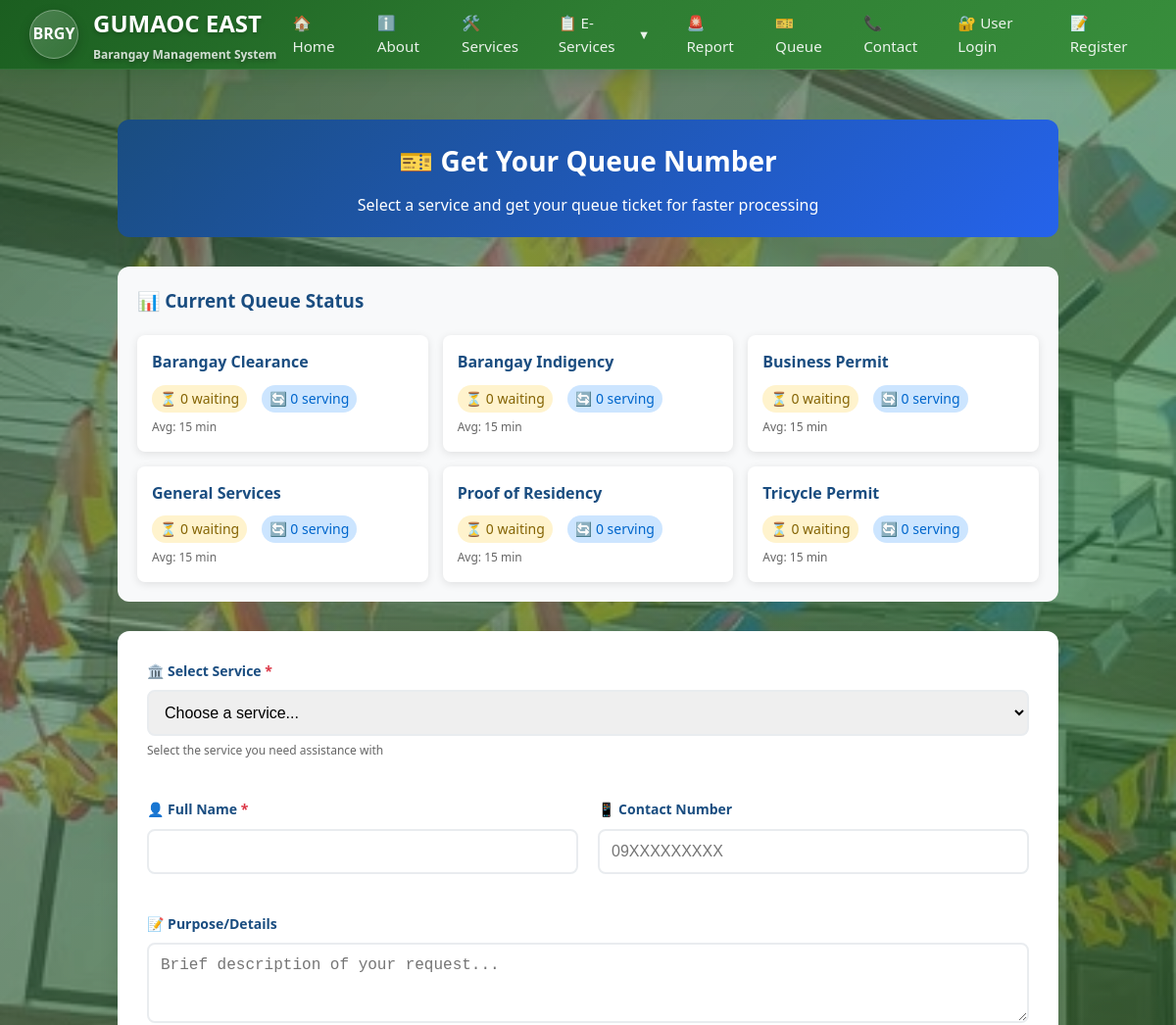
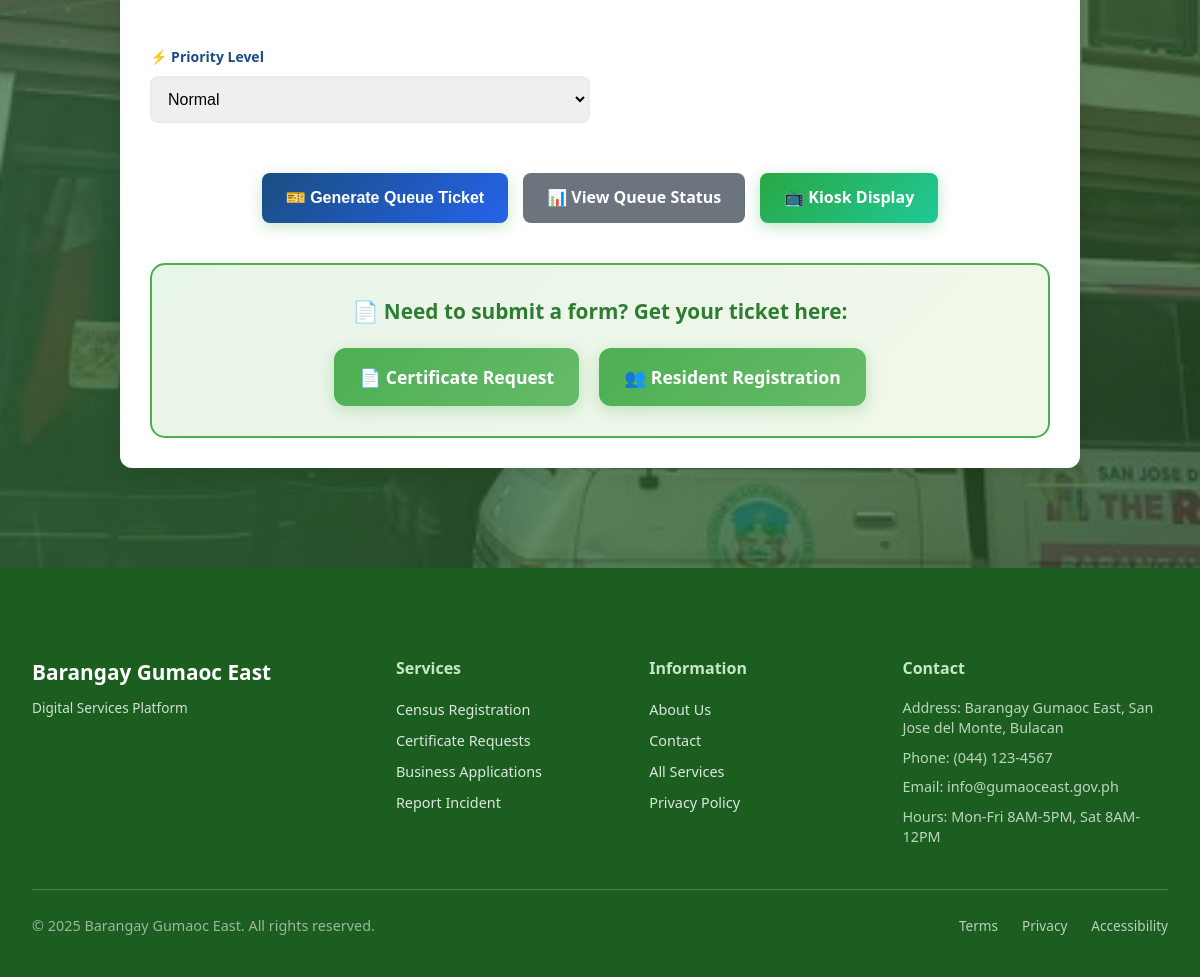
The app's page /pages/queue-ticket.php with its own data (2 pictures, top to bottom).
### tables this page shows
CREATE TABLE `queue_services` (
  `id` int(11) NOT NULL,
  `service_name` varchar(100) NOT NULL,
  `service_code` varchar(10) NOT NULL,
  `description` text DEFAULT NULL,
  `estimated_time` int(11) DEFAULT 15 COMMENT 'Estimated time in minutes',
  `max_daily_capacity` int(11) DEFAULT 50,
  `is_active` tinyint(1) DEFAULT 1,
  `created_at` timestamp NOT NULL DEFAULT current_timestamp(),
  `updated_at` timestamp NOT NULL DEFAULT current_timestamp() ON UPDATE current_timestamp()
);

### includes/QueueManager.php (called while the page is built, shortened)
<?php
class QueueManager {
    private $pdo;
    public function __construct($pdo) {
        $this->pdo = $pdo;
    }
    public function getQueueStatus() {
        $stmt = $this->pdo->prepare("
            SELECT
                qs.id,
                qs.service_name,
                qs.service_code,
                qs.estimated_time,
                COUNT(CASE WHEN qt.status = 'waiting' THEN 1 END) as waiting_count,
                COUNT(CASE WHEN qt.status = 'serving' THEN 1 END) as serving_count,
                COUNT(CASE WHEN qt.status = 'completed' THEN 1 END) as completed_count,
                AVG(CASE WHEN qt.status = 'completed' AND qt.served_at IS NOT NULL AND qt.completed_at IS NOT NULL
                    THEN TIMESTAMPDIFF(MINUTE, qt.served_at, qt.completed_at) END) as avg_service_time
            FROM queue_services qs
            LEFT JOIN queue_tickets qt ON qs.id = qt.service_id AND DATE(qt.created_at) = CURDATE()
            WHERE qs.is_active = 1
            GROUP BY qs.id, qs.service_name, qs.service_code, qs.estimated_time
            ORDER BY qs.service_name
        ");
        $stmt->execute();
        return $stmt->fetchAll();
    }
}
?>

### pages/queue-ticket.php (the view, shortened to what this page needs)
<?php
include '../includes/header.php';
include '../includes/db_connect.php';
include '../includes/QueueManager.php';
$queueManager = new QueueManager($pdo);
$ticket_data = null;
$queue_status = $queueManager->getQueueStatus();
?>
<div class="container">
    <section class="queue-section">
        <?php if ($ticket_data): ?>
        <div class="ticket-generated">
            <div class="ticket-card">
                <div class="ticket-header">
                    <h2>🎫 Your Queue Ticket</h2>
                    <div class="ticket-number"><?php echo htmlspecialchars($ticket_data['ticket_number']); ?></div>
                </div>
                <div class="ticket-body">
                    <div class="ticket-info">
                        <p><strong>Queue Position:</strong> #<?php echo $ticket_data['queue_position']; ?></p>
                        <p><strong>Estimated Time:</strong> <?php echo $ticket_data['estimated_time']; ?></p>
                        <p><strong>Date:</strong> <?php echo date('F j, Y'); ?></p>
                    </div>
                    <div class="ticket-instructions">
                        <h4>📋 Instructions:</h4>
                        <ul>
                            <li>Keep this ticket number safe</li>
                            <li>Monitor the display board for your number</li>
                            <li>Present this ticket when called</li>
                            <li>Arrive 5 minutes before your estimated time</li>
                        </ul>
                    </div>
                </div>
                <div class="ticket-actions">
                    <button onclick="window.print()" class="btn btn-primary">🖨️ Print Ticket</button>
                    <a href="queue-status.php" class="btn btn-secondary">📊 View Queue Status</a>
                    <a href="queue-ticket.php" class="btn btn-secondary">➕ New Ticket</a>
                </div>
            </div>
        </div>
        <?php else: ?>
        <div class="queue-form-section">
            <div class="queue-header">
                <h2>🎫 Get Your Queue Number</h2>
                <p>Select a service and get your queue ticket for faster processing</p>
            </div>
            <div class="queue-status-display">
                <h3>📊 Current Queue Status</h3>
                <div class="status-grid">
                    <?php foreach ($queue_status as $status): ?>
                    <div class="status-card">
                        <div class="service-name"><?php echo htmlspecialchars($status['service_name']); ?></div>
                        <div class="status-stats">
                            <span class="waiting">⏳ <?php echo $status['waiting_count']; ?> waiting</span>
                            <span class="serving">🔄 <?php echo $status['serving_count']; ?> serving</span>
                        </div>
                        <div class="avg-time">Avg: <?php echo $status['avg_wait_time'] ?? 15; ?> min</div>
                    </div>
                    <?php endforeach; ?>
                </div>
            </div>
            <form method="POST" class="queue-form">
                <div class="form-grid">
                    <div class="form-group full-width">
                        <label for="service_id">🏛️ Select Service <span class="required">*</span></label>
                        <select id="service_id" name="service_id" required>
                            <option value="">Choose a service...</option>
                        </select>
                        <div class="input-help">Select the service you need assistance with</div>
                    </div>
                    <div class="form-group">
                        <label for="full_name">👤 Full Name <span class="required">*</span></label>
                        <input type="text" id="full_name" name="full_name"
                               value="<?php echo htmlspecialchars($_POST['full_name'] ?? ''); ?>" required>
                    </div>
                    <div class="form-group">
                        <label for="contact_number">📱 Contact Number</label>
                        <input type="tel" id="contact_number" name="contact_number"
                               value="<?php echo htmlspecialchars($_POST['contact_number'] ?? ''); ?>"
                               placeholder="09XXXXXXXXX">
                    </div>
                    <div class="form-group full-width">
                        <label for="purpose">📝 Purpose/Details</label>
                        <textarea id="purpose" name="purpose" rows="3"
                                  placeholder="Brief description of your request..."><?php echo htmlspecialchars($_POST['purpose'] ?? ''); ?></textarea>
                    </div>
                    <div class="form-group">
                        <label for="priority_level">⚡ Priority Level</label>
                        <select id="priority_level" name="priority_level">
                            <option value="normal" <?php echo (($_POST['priority_level'] ?? '') === 'normal') ? 'selected' : ''; ?>>Normal</option>
                        </select>
                    </div>
                </div>
                <div class="form-actions">
                    <button type="submit" name="generate_ticket" class="btn btn-primary">
                        🎫 Generate Queue Ticket
                    </button>
                    <a href="queue-status.php" class="btn btn-secondary">
                        📊 View Queue Status
                    </a>
                    <a href="queue-kiosk.php" class="btn btn-success">
                        📺 Kiosk Display
                    </a>
                </div>
                <div class="service-links">
                    <h4>📄 Need to submit a form? Get your ticket here:</h4>
                    <div class="service-link-buttons">
                        <a href="certificate-request.php" class="service-link-btn">
                            📄 Certificate Request
                        </a>
                        <a href="resident-registration.php" class="service-link-btn">
                            👥 Resident Registration
                        </a>
                    </div>
                </div>
            </form>
        </div>
        <?php endif; ?>
    </section>
</div>
<?php include '../includes/footer.php'; ?>

### css/styles.css (style rules this page uses)
body { font-family: 'Roboto', sans-serif; margin: 0; padding: 0; background-color: #f4f7f9; color: #333; line-height: 1.6; }
.container { max-width: 1400px; margin: 0 auto; padding: 2rem; }
.btn { display: inline-block; padding: 1rem 2rem; border-radius: 50px; text-decoration: none; font-weight: 600; font-size: 1rem; transition: all 0.3s ease; cursor: pointer; border: none; text-align: center; }
.btn-primary { background: linear-gradient(135deg, #4CAF50 0%, #2196F3 100%); color: white; box-shadow: 0 4px 15px rgba(76, 175, 80, 0.3); }

### pages/queue-ticket.php (style rules this page uses)
.queue-section { max-width: 1000px; margin: 0 auto; padding: 20px; }
.queue-header { text-align: center; margin-bottom: 30px; padding: 20px; background: linear-gradient(135deg, #1a4d80, #2563eb); color: white; border-radius: 12px; }
.queue-header h2 { margin: 0 0 10px 0; font-size: 28px; }
.queue-status-display { background: #f8f9fa; border-radius: 12px; padding: 20px; margin-bottom: 30px; }
.queue-status-display h3 { margin: 0 0 20px 0; color: #1a4d80; }
.status-grid { display: grid; grid-template-columns: repeat(auto-fit, minmax(250px, 1fr)); gap: 15px; }
.status-card { background: white; border-radius: 8px; padding: 15px; box-shadow: 0 2px 8px rgba(0,0,0,0.1); }
.service-name { font-weight: bold; color: #1a4d80; margin-bottom: 10px; }
.status-stats { display: flex; gap: 15px; margin-bottom: 5px; }
.waiting, .serving { font-size: 14px; padding: 3px 8px; border-radius: 15px; }
.waiting { background: #fff3cd; color: #856404; }
.serving { background: #cce5ff; color: #0066cc; }
.avg-time { font-size: 12px; color: #666; }
.queue-form { background: white; border-radius: 12px; padding: 30px; box-shadow: 0 4px 20px rgba(0,0,0,0.1); }
.form-grid { display: grid; grid-template-columns: 1fr 1fr; gap: 20px; margin-bottom: 30px; }
.form-group { margin-bottom: 20px; }
.form-group.full-width { grid-column: 1 / -1; }
.form-group label { display: block; margin-bottom: 8px; color: #1a4d80; font-weight: 600; font-size: 14px; }
.required { color: #dc3545; }
.form-group input, .form-group select, .form-group textarea { width: 100%; padding: 12px; border: 2px solid #e9ecef; border-radius: 8px; font-size: 16px; transition: border-color 0.3s ease; }
.input-help { font-size: 12px; color: #666; margin-top: 5px; }
.form-actions { display: flex; gap: 15px; justify-content: center; flex-wrap: wrap; }
.btn { padding: 12px 24px; border: none; border-radius: 8px; font-size: 16px; font-weight: 600; text-decoration: none; cursor: pointer; transition: all 0.3s ease; display: inline-flex; align-items: center; gap: 8px; }
.btn-primary { background: linear-gradient(135deg, #1a4d80, #2563eb); color: white; }
.btn-secondary { background: #6c757d; color: white; }
.btn-success { background: linear-gradient(135deg, #28a745, #20c997); color: white; border: none; font-weight: 600; box-shadow: 0 4px 15px rgba(40, 167, 69, 0.3); }
.service-links { margin-top: 40px; padding: 30px; background: linear-gradient(135deg, #e8f5e9, #f1f8e9); border-radius: 15px; border: 2px solid #4caf50; text-align: center; }
.service-links h4 { color: #2e7d32; margin: 0 0 20px 0; font-size: 1.3rem; font-weight: 600; }
.service-link-buttons { display: flex; gap: 20px; justify-content: center; flex-wrap: wrap; }
.service-link-btn { background: linear-gradient(135deg, #4caf50, #66bb6a); color: white; padding: 15px 25px; border-radius: 12px; text-decoration: none; font-weight: 600; font-size: 1.1rem; transition: all 0.3s ease; box-shadow: 0 4px 15px rgba(76, 175, 80, 0.3); min-width: 200px; text-align: center; }

### records on screen
queue_services: service_name "Barangay Clearance", waiting_count "0", serving_count "0", avg_wait_time "15"
queue_services: service_name "Barangay Indigency", waiting_count "0", serving_count "0", avg_wait_time "15"
queue_services: service_name "Business Permit", waiting_count "0", serving_count "0", avg_wait_time "15"
queue_services: service_name "General Services", waiting_count "0", serving_count "0", avg_wait_time "15"
queue_services: service_name "Proof of Residency", waiting_count "0", serving_count "0", avg_wait_time "15"
queue_services: service_name "Tricycle Permit", waiting_count "0", serving_count "0", avg_wait_time "15"
